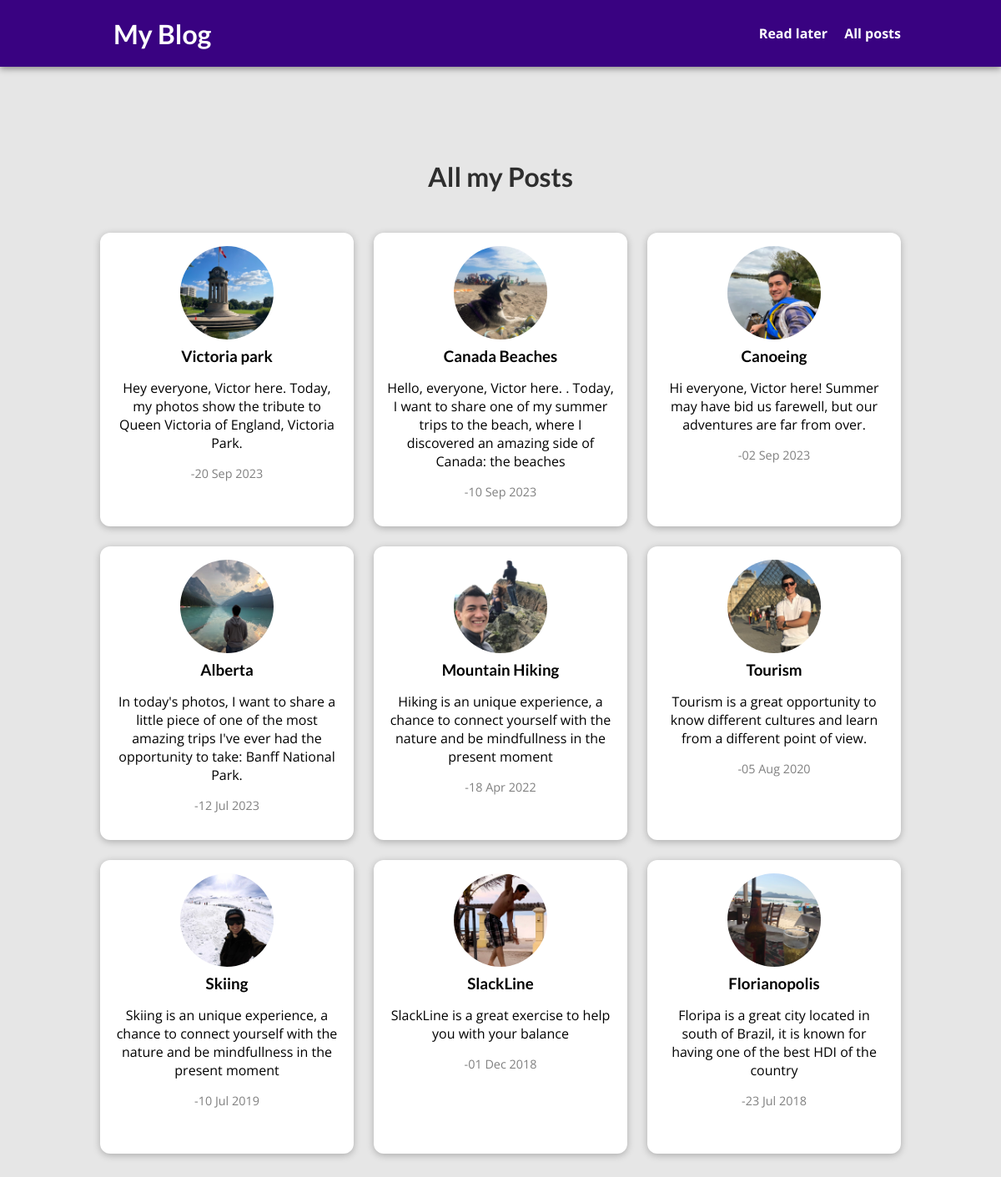
The page /posts on the database its author committed.
### blog/models.py (models this page shows, shortened)
class Post(models.Model):
    author = models.ForeignKey(Author,on_delete=models.SET_NULL, null=True, related_name="posts")
    title = models.CharField(max_length=50)
    date = models.DateTimeField()
    image = models.ImageField(upload_to="images", height_field=None, width_field=None, max_length=100)
    excerpt = models.CharField(max_length=150)
    tag = models.ManyToManyField(Tag, blank=True, db_index=True)
    content = models.TextField()
    slug = models.SlugField(unique=True, db_index=True)

### blog/views.py (the view)
# urls.py: path("posts", views.BlogAllPosts.blog_all_posts, name='blog-all-posts'),
    def blog_all_posts(request):
        all_posts = Post.objects.all().order_by("-date")
        return render(request, "blog/all_posts.html", {
            'all_posts': all_posts,
        })

### blog/templates/blog/all_posts.html (shortened to what this page needs)
{% extends 'layout.html' %}
{% load static %}
{% block css_file %}
<link rel="stylesheet" href="{% static 'blog/post.css' %}">
<link rel="stylesheet" href="{% static 'blog/all_posts.css' %}">
{% endblock css_file %}
{% block content %}
<section id='all-posts'>
    <h2>All my Posts</h2>
    <ul>
    {% for post in all_posts %}
        {% include 'blog/includes/post.html' %}
    {% endfor %}
    </ul>
</section>
{% endblock content %}

### blog/templates/blog/includes/post.html
{% load static %}
        <li>
            <article class='post'>
                <a href="{% url "blog-post" post.slug %}">
                    <img src="{{post.image.url}}" alt="{{post.title}}">
                    <div clas="post__content">
                        <h3> {{post.title}} </h3>
                        <p>{{post.excerpt}} </p>
                        <p style="font-size:0.9rem;color:grey;">-{{post.date|date:"d M Y"}}</p>
                    </div>
                </a>
            </article>
        </li>

### static/global.css (style rules this page uses)
* { box-sizing: border-box; }
html { font-family: 'Open Sans', 'Lato', sans-serif; }
body { margin: 0; }
h1, h2, h3 { font-family: 'Lato', sans-serif; font-weight: bold; }

### blog/static/blog/post.css (style rules this page uses)
.post { display: flex; flex-direction: column; align-items: center; text-align: center; }
.post a { text-decoration: none; color: black; transition: all 0.2s ease; padding: 1rem; }
.post img { width: 5rem; height: 5rem; object-fit: cover; border-radius: 50%; }
.post h3 { margin: 0.25rem 0; }

### blog/static/blog/all_posts.css (style rules this page uses)
body { background-color: hsl(0, 0%, 90%); }
#all-posts { margin: 7rem auto; width: 90%; max-width: 60rem; min-width: 60rem; }
#all-posts h2 { text-align: center; font-size: 2rem; color: #2e2e2e; margin: 3rem 0; }
ul { list-style: none; margin: 0; padding: 0; display: grid; grid-template-columns: repeat(auto-fill, minmax(17rem, 1fr)); gap: 1.5rem; }
.post img { width: 7rem; height: 7rem; }
.post a { height: 22rem; transform-origin: center; box-shadow: 0 2px 8px rgba(0, 0, 0, 0.25); border-radius: 12px; background-color: white; }

### rows shown on the page
Post: image (picture), title "Victoria park", excerpt "Hey everyone, Victor here. Today, my photos show the tribute to Queen Victoria of England, Victoria Park.", date "20 Sep 2023"
Post: image (picture), title "Canada Beaches", excerpt "Hello, everyone, Victor here. . Today, I want to share one of my summer trips to the beach, where I discovered an amazing side of Canada: the beaches", date "10 Sep 2023"
Post: image (picture), title "Canoeing", excerpt "Hi everyone, Victor here! Summer may have bid us farewell, but our adventures are far from over.", date "02 Sep 2023"
Post: image (picture), title "Alberta", excerpt "In today's photos, I want to share a little piece of one of the most amazing trips I've ever had the opportunity to take: Banff National Park.", date "12 Jul 2023"
Post: image (picture), title "Mountain Hiking", excerpt "Hiking is an unique experience, a chance to connect yourself with the nature and be mindfullness in the present moment", date "18 Apr 2022"
Post: image (picture), title "Tourism", excerpt "Tourism is a great opportunity to know different cultures and learn from a different point of view.", date "05 Aug 2020"
Post: image (picture), title "Skiing", excerpt "Skiing is an unique experience, a chance to connect yourself with the nature and be mindfullness in the present moment", date "10 Jul 2019"
Post: image (picture), title "SlackLine", excerpt "SlackLine is a great exercise to help you with your balance", date "01 Dec 2018"
Post: image (picture), title "Florianopolis", excerpt "Floripa is a great city located in south of Brazil, it is known for having one of the best HDI of the country", date "23 Jul 2018"
